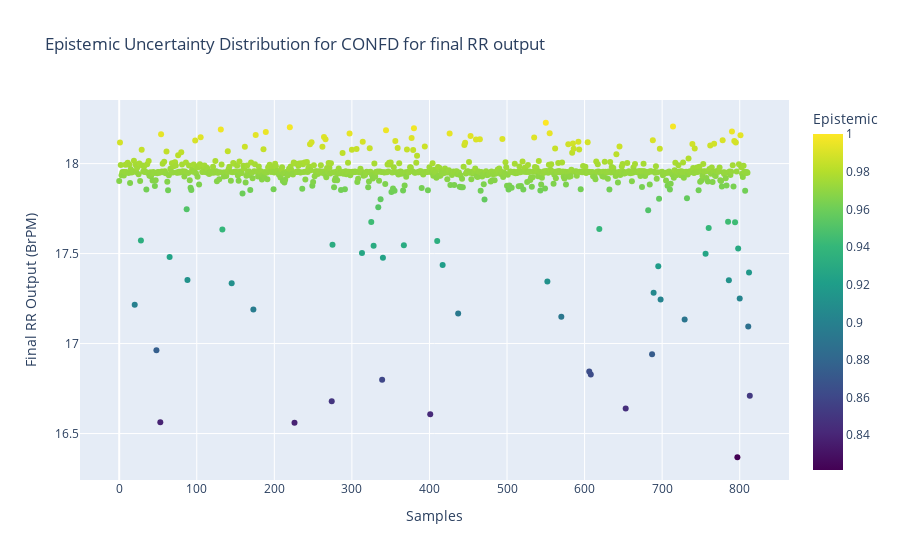
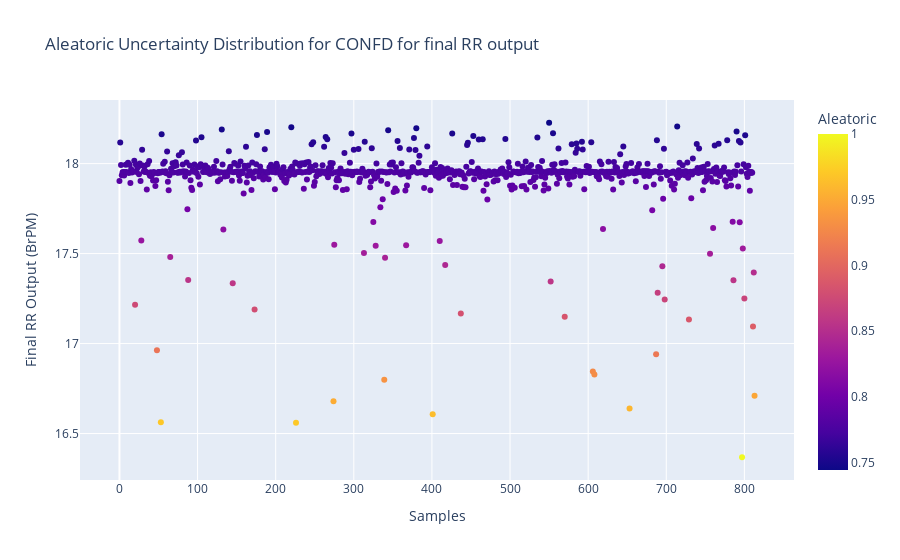
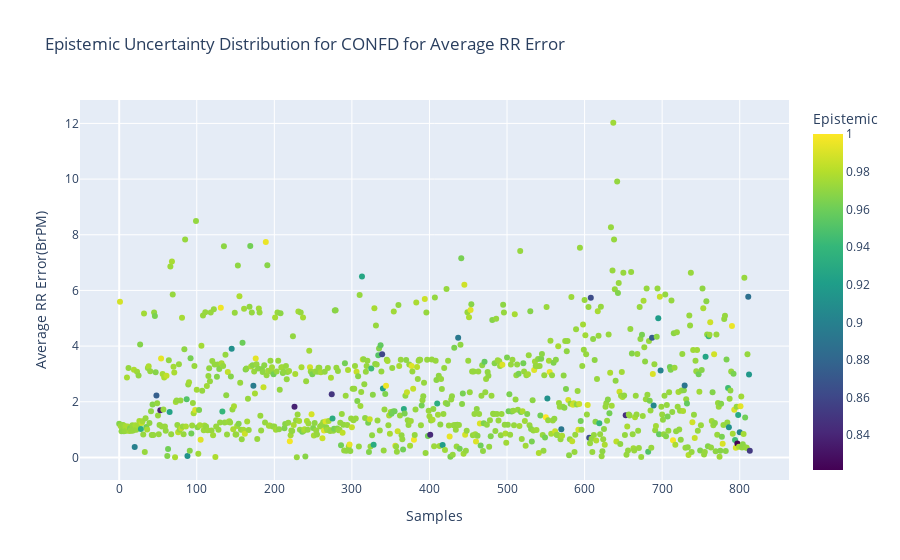
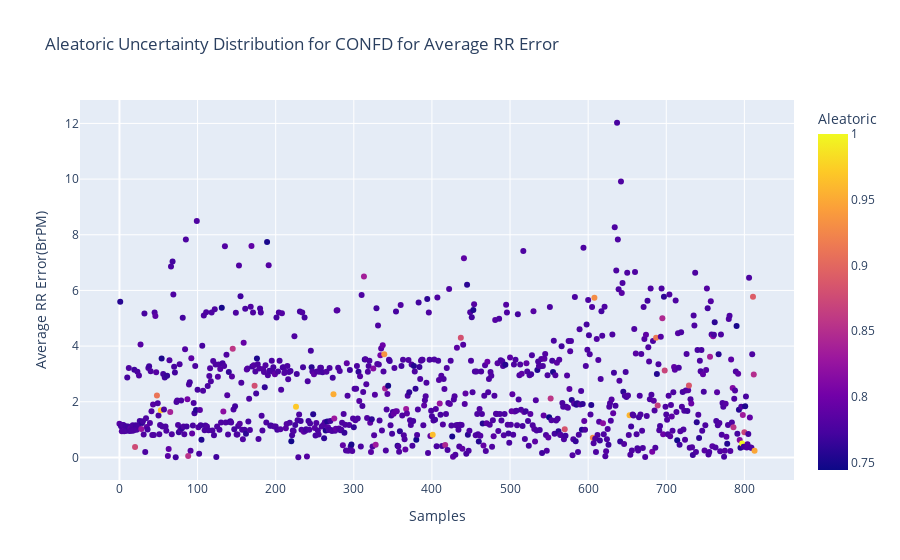

Write notebook code for charts like these, in order.
### Code cell
if input_conf == 'confb':
    fig1 = px.scatter(data_confb,x = 'Samples', y="Final RR Output (BrPM)",title="Epistemic Uncertainty Distribution for "+input_conf.upper(),
                     color="Epistemic", color_continuous_scale=px.colors.sequential.Viridis)

    fig2 = px.scatter(data_confb,x = 'Samples', y="Final RR Output (BrPM)",title="Aleatoric Uncertainty Distribution for "+input_conf.upper(),
                     color="Aleatoric", color_continuous_scale=px.colors.sequential.Plasma)
    
    fig3 = px.scatter(data_confb,x = 'Samples', y="Absolute Error",title="Epistemic Uncertainty Distribution for "+input_conf.upper(),
                     color="Epistemic", color_continuous_scale=px.colors.sequential.Viridis)
    
    fig4 = px.scatter(data_confb,x = 'Samples', y="Absolute Error",title="Aleatoric Uncertainty Distribution for "+input_conf.upper(),
                     color="Aleatoric", color_continuous_scale=px.colors.sequential.Plasma)
    
    fig5 = px.scatter(data_confb,x = 'Samples', y='Reference RR (BrPM)',title="Aleatoric Uncertainty Distribution for "+input_conf.upper(),
                     color="Aleatoric", color_continuous_scale=px.colors.sequential.Plasma)

    fig1.show()
    fig2.show()
    fig3.show()
    fig4.show()
    fig5.show()

if input_conf == 'confd':
    fig1 = px.scatter(data_confd,x = 'Samples', y="Final RR Output (BrPM)",title="Epistemic Uncertainty Distribution for "+input_conf.upper()+" for final RR output",
                     color="Epistemic", color_continuous_scale=px.colors.sequential.Viridis)

    fig2 = px.scatter(data_confd, x = 'Samples',y="Final RR Output (BrPM)",title="Aleatoric Uncertainty Distribution for "+input_conf.upper()+" for final RR output",
                     color="Aleatoric", color_continuous_scale=px.colors.sequential.Plasma)
    
    fig3 = px.scatter(data_confd,x = 'Samples', y="Average RR Error(BrPM)",title="Epistemic Uncertainty Distribution for "+input_conf.upper()+" for Average RR Error",
                     color="Epistemic", color_continuous_scale=px.colors.sequential.Viridis)
    
    fig4 = px.scatter(data_confd, x = 'Samples',y="Average RR Error(BrPM)",title="Aleatoric Uncertainty Distribution for "+input_conf.upper()+" for Average RR Error",
                     color="Aleatoric", color_continuous_scale=px.colors.sequential.Plasma)
    
    fig5 = px.scatter(data_confd, x = 'Samples',y='Reference RR (BrPM)',title="Aleatoric Uncertainty Distribution for "+input_conf.upper()+" for Reference signal",
                     color="Aleatoric", color_continuous_scale=px.colors.sequential.Plasma)
    fig6 = px.scatter(data_confd,x = 'Samples', y="Instaneous RR Error(BrPM)",title="Epistemic Uncertainty Distribution for "+input_conf.upper()+" for Instantaneous RR Error",
                     color="Epistemic", color_continuous_scale=px.colors.sequential.Viridis)


    fig1.show()
    fig2.show()
    fig3.show()
    fig4.show()
    fig5.show()
    fig6.show()

### Figure 1 — Plotly figure (JSON) as saved in the notebook; plotly's stock layout.template omitted (floating-point values rounded to 4 significant figures; data arrays with more than 128 entries replaced by an {"elided": "..."} marker saying what was removed)
{"data": [{"hovertemplate": "Samples=%{x}<br>Final RR Output (BrPM)=%{y}<br>Epistemic=%{marker.color}<extra></extra>", "legendgroup": "", "marker": {"color": {"elided": "814 float values"}, "coloraxis": "coloraxis", "symbol": "circle"}, "mode": "markers", "name": "", "orientation": "v", "showlegend": false, "type": "scatter", "x": {"elided": "814 int values"}, "xaxis": "x", "y": {"elided": "814 float values"}, "yaxis": "y"}], "layout": {"coloraxis": {"colorbar": {"title": {"text": "Epistemic"}}, "colorscale": [[0, "#440154"], [0.1111, "#482878"], [0.2222, "#3e4989"], [0.3333, "#31688e"], [0.4444, "#26828e"], [0.5556, "#1f9e89"], [0.6667, "#35b779"], [0.7778, "#6ece58"], [0.8889, "#b5de2b"], [1, "#fde725"]]}, "legend": {"tracegroupgap": 0}, "title": {"text": "Epistemic Uncertainty Distribution for CONFD for final RR output"}, "xaxis": {"anchor": "y", "domain": [0, 1], "title": {"text": "Samples"}}, "yaxis": {"anchor": "x", "domain": [0, 1], "title": {"text": "Final RR Output (BrPM)"}}}}

### Figure 2 — Plotly figure (JSON) as saved in the notebook; plotly's stock layout.template omitted (floating-point values rounded to 4 significant figures; data arrays with more than 128 entries replaced by an {"elided": "..."} marker saying what was removed)
{"data": [{"hovertemplate": "Samples=%{x}<br>Final RR Output (BrPM)=%{y}<br>Aleatoric=%{marker.color}<extra></extra>", "legendgroup": "", "marker": {"color": {"elided": "814 float values"}, "coloraxis": "coloraxis", "symbol": "circle"}, "mode": "markers", "name": "", "orientation": "v", "showlegend": false, "type": "scatter", "x": {"elided": "814 int values"}, "xaxis": "x", "y": {"elided": "814 float values"}, "yaxis": "y"}], "layout": {"coloraxis": {"colorbar": {"title": {"text": "Aleatoric"}}, "colorscale": [[0, "#0d0887"], [0.1111, "#46039f"], [0.2222, "#7201a8"], [0.3333, "#9c179e"], [0.4444, "#bd3786"], [0.5556, "#d8576b"], [0.6667, "#ed7953"], [0.7778, "#fb9f3a"], [0.8889, "#fdca26"], [1, "#f0f921"]]}, "legend": {"tracegroupgap": 0}, "title": {"text": "Aleatoric Uncertainty Distribution for CONFD for final RR output"}, "xaxis": {"anchor": "y", "domain": [0, 1], "title": {"text": "Samples"}}, "yaxis": {"anchor": "x", "domain": [0, 1], "title": {"text": "Final RR Output (BrPM)"}}}}

### Figure 3 — Plotly figure (JSON) as saved in the notebook; plotly's stock layout.template omitted (floating-point values rounded to 4 significant figures; data arrays with more than 128 entries replaced by an {"elided": "..."} marker saying what was removed)
{"data": [{"hovertemplate": "Samples=%{x}<br>Average RR Error(BrPM)=%{y}<br>Epistemic=%{marker.color}<extra></extra>", "legendgroup": "", "marker": {"color": {"elided": "814 float values"}, "coloraxis": "coloraxis", "symbol": "circle"}, "mode": "markers", "name": "", "orientation": "v", "showlegend": false, "type": "scatter", "x": {"elided": "814 int values"}, "xaxis": "x", "y": {"elided": "814 float values"}, "yaxis": "y"}], "layout": {"coloraxis": {"colorbar": {"title": {"text": "Epistemic"}}, "colorscale": [[0, "#440154"], [0.1111, "#482878"], [0.2222, "#3e4989"], [0.3333, "#31688e"], [0.4444, "#26828e"], [0.5556, "#1f9e89"], [0.6667, "#35b779"], [0.7778, "#6ece58"], [0.8889, "#b5de2b"], [1, "#fde725"]]}, "legend": {"tracegroupgap": 0}, "title": {"text": "Epistemic Uncertainty Distribution for CONFD for Average RR Error"}, "xaxis": {"anchor": "y", "domain": [0, 1], "title": {"text": "Samples"}}, "yaxis": {"anchor": "x", "domain": [0, 1], "title": {"text": "Average RR Error(BrPM)"}}}}

### Figure 4 — Plotly figure (JSON) as saved in the notebook; plotly's stock layout.template omitted (floating-point values rounded to 4 significant figures; data arrays with more than 128 entries replaced by an {"elided": "..."} marker saying what was removed)
{"data": [{"hovertemplate": "Samples=%{x}<br>Average RR Error(BrPM)=%{y}<br>Aleatoric=%{marker.color}<extra></extra>", "legendgroup": "", "marker": {"color": {"elided": "814 float values"}, "coloraxis": "coloraxis", "symbol": "circle"}, "mode": "markers", "name": "", "orientation": "v", "showlegend": false, "type": "scatter", "x": {"elided": "814 int values"}, "xaxis": "x", "y": {"elided": "814 float values"}, "yaxis": "y"}], "layout": {"coloraxis": {"colorbar": {"title": {"text": "Aleatoric"}}, "colorscale": [[0, "#0d0887"], [0.1111, "#46039f"], [0.2222, "#7201a8"], [0.3333, "#9c179e"], [0.4444, "#bd3786"], [0.5556, "#d8576b"], [0.6667, "#ed7953"], [0.7778, "#fb9f3a"], [0.8889, "#fdca26"], [1, "#f0f921"]]}, "legend": {"tracegroupgap": 0}, "title": {"text": "Aleatoric Uncertainty Distribution for CONFD for Average RR Error"}, "xaxis": {"anchor": "y", "domain": [0, 1], "title": {"text": "Samples"}}, "yaxis": {"anchor": "x", "domain": [0, 1], "title": {"text": "Average RR Error(BrPM)"}}}}
